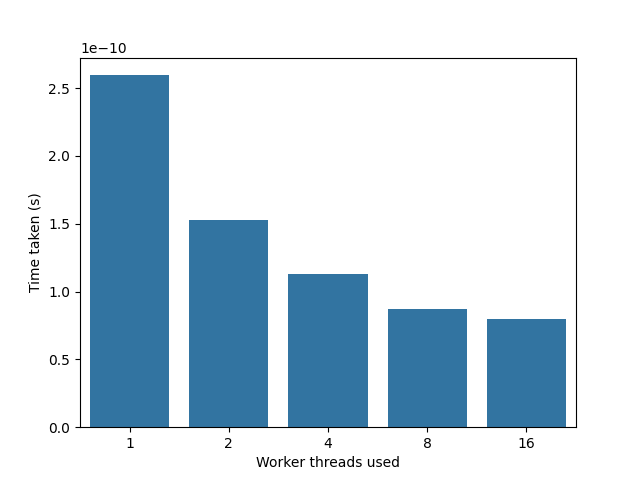

Write the Python code that produced this figure.
import pandas as pd
import numpy as np
import matplotlib.pyplot as plt
import seaborn as sns

# Read in the saved CSV data.
benchmark_data = pd.read_csv('results.csv', header=0, names=['name', 'time', 'range'])

# Go stores benchmark results in nanoseconds. Convert all results to seconds.
benchmark_data['time'] /= 1e+9

# Use the name of the benchmark to extract the number of worker threads used.
#  e.g. "Filter/16-8" used 16 worker threads (goroutines).
# Note how the benchmark name corresponds to the regular expression 'Filter/\d+_workers-\d+'.
# Also note how we place brackets around the value we want to extract.
benchmark_data['threads'] = benchmark_data['name'].str.extract('Filter/(\d+)_workers-\d+').apply(pd.to_numeric)
benchmark_data['cpu_cores'] = benchmark_data['name'].str.extract('Filter/\d+_workers-(\d+)').apply(pd.to_numeric)

print(benchmark_data)

# Plot a bar chart.
ax = sns.barplot(data=benchmark_data, x='threads', y='time')

# Set descriptive axis lables.
ax.set(xlabel='Worker threads used', ylabel='Time taken (s)')

# Display the full figure.
plt.show()
